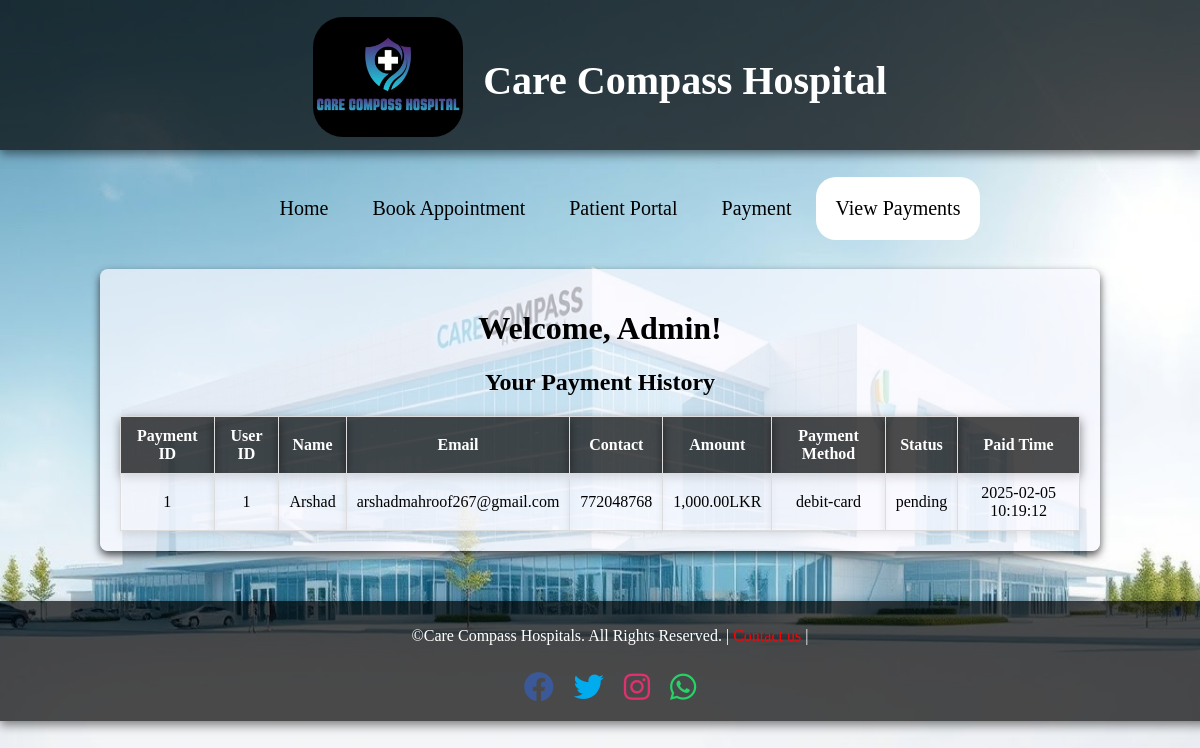
The app's page /viewpayments.php (signed in) with its own data.
### tables this page shows
CREATE TABLE `payments` (
  `payment_id` int(11) NOT NULL,
  `user_id` text NOT NULL,
  `name` text NOT NULL,
  `email` text NOT NULL,
  `contact` int(11) NOT NULL,
  `amount` int(11) NOT NULL,
  `payment_method` text NOT NULL,
  `status` enum('pending','confirmed','cancelled') NOT NULL,
  `paid_time` text NOT NULL DEFAULT current_timestamp()
);

### viewpayments.php (the view, shortened to what this page needs)
<?php
include('dbconnect.php');
?>
<!DOCTYPE html>
<html lang="en">
<head>
    <link rel="stylesheet" href="sheet.css" />
    <link href="https://cdnjs.cloudflare.com/ajax/libs/font-awesome/5.15.4/css/all.min.css" rel="stylesheet">
</head>
<body>
    <div class="head">
        <div class="image">
            <img src="images/Logo.jpeg" />
            <h1>Care Compass Hospital</h1>
        </div>
        <div class="sub">
            <ul>
                <li><a href="Home.php">Home</a></li>
                <li><a href="Appointment.php">Book Appointment</a></li>
                <li><a href="Portal.php">Patient Portal</a></li>
                <li><a href="Payment.php">Payment</a></li>
                <li class="active"><a href="viewpayments.php">View Payments</a></li>
            </ul>
        </div>
    </div>
    <div class="payments_details">
    <h1>Welcome, <?php echo htmlspecialchars($_SESSION['username']); ?>!</h1>
        <h2>Your Payment History</h2>
        <table border="1">
            <tr>
                <th>Payment ID</th>
                <th>User ID</th>
                <th>Name</th>
                <th>Email</th>
                <th>Contact</th>
                <th>Amount</th>
                <th>Payment Method</th>
                <th>Status</th>
                <th>Paid Time</th>
            </tr>
            <?php
            $user_id = $_SESSION['user_id'];
            $sql = "SELECT * FROM payments WHERE user_id = '$user_id' ORDER BY payment_id DESC";
            $result = $conn->query($sql);
            if ($result->num_rows > 0) {
                while ($row = $result->fetch_assoc()) {
                    echo "<tr>
                            <td>" . $row['payment_id'] . "</td>
                            <td>" . htmlspecialchars($row['user_id']) . "</td>
                            <td>" . htmlspecialchars($row['name']) . "</td>
                            <td>" . htmlspecialchars($row['email']) . "</td>
                            <td>" . htmlspecialchars($row['contact']) . "</td>
                            <td>" . number_format($row['amount'],2) . "LKR</td>
                            <td>" . htmlspecialchars($row['payment_method']) . "</td>
                            <td>" . htmlspecialchars($row['status']) . "</td>
                            <td>" . htmlspecialchars($row['paid_time']) . "</td>
                          </tr>";
                }
            } else {
                echo "<tr><td colspan='9'>No payments found.</td></tr>";
            }
            ?>
        </table>
    </div>
    <div class="footers">
        <p>&copy;Care Compass Hospitals. All Rights Reserved. |<a href="Contact.php">  Contact us  </a>|<?php if ($isLoggedIn): ?><a href="Logout.php"> Logout </a><?php endif; ?></p>
        <div class="social-media">
            <a href="https://www.facebook.com" target="_blank" class="social-icon"><i class="fab fa-facebook"></i></a>
            <a href="https://www.twitter.com" target="_blank" class="social-icon"><i class="fab fa-twitter"></i></a>
            <a href="https://www.instagram.com" target="_blank" class="social-icon"><i class="fab fa-instagram"></i></a>
            <a href="https://wa.me/yourphonenumber" target="_blank" class="social-icon"><i class="fab fa-whatsapp"></i></a>
        </div>
    </div>
</body>
</html>

### sheet.css (style rules this page uses)
.head { height: 150px; width: 100%; background-color: rgba(0, 0, 0, 0.7); color: white; display: inline-block; box-shadow: 0 4px 10px rgba(0, 0, 0, 0.5); }
.image { display: flex; margin-top: 17px; gap: 20px; justify-content: center; }
.image h1 { font-size: 40px; margin-top: 40px; }
.image img { height: 120px; width: 150px; border-radius: 30px; }
.sub { margin-top: 40px; text-align: center; }
.sub ul li { display: inline-block; padding: 20px; font-size: 20px; }
.sub ul li a { text-decoration: none; color: black; }
.sub ul li.active { background-color: white; border-radius: 20px; }
.footers { height: 100px; width: 100%; background-color: rgba(0, 0, 0, 0.7); color: white; text-align: center; box-shadow: 0 4px 10px rgba(0, 0, 0, 0.5); padding: 10px; }
.footers a { text-decoration: none; color: red; }
.social-media { display: flex; justify-content: center; gap: 20px; padding: 10px; }
.social-icon { font-size: 30px; color: #333; text-decoration: none; transition: all 0.3s ease; }
.social-icon:nth-child(1) { color: #3b5998; }
.social-icon:nth-child(2) { color: #00acee; }
.social-icon:nth-child(3) { color: #e1306c; }
.social-icon:nth-child(4) { color: #25d366; }
.view_appointment th, td { padding: 10px; text-align: center; border: 1px solid #ddd; }
.payments_details { width: 80%; margin: 50px auto; padding: 20px; background-color: rgba(248, 248, 255, 0.7); border-radius: 8px; box-shadow: 0 4px 8px rgba(0, 0, 0, 0.7); }
.payments_details h1 { text-align: center; }
.payments_details h2 { text-align: center; }
.payments_details table { width: 100%; border-collapse: collapse; }
.payments_details th, td { padding: 10px; text-align: center; border: 1px solid #ddd; }
.payments_details th { background-color: rgba(0, 0, 0, 0.7); box-shadow: 0 4px 10px rgba(0, 0, 0, 0.5); color: white; }
.payments_details td { background-color: rgba(248, 248, 255, 0.7); box-shadow: 0 4px 8px rgba(0, 0, 0, 0.1); }
.view_users th, td { padding: 10px; text-align: center; border: 1px solid #ddd; }
.view_Doctors th, td { padding: 10px; text-align: center; border: 1px solid #ddd; }

### records on screen
payments: payment_id "1", user "1", name "Arshad", email "arshadmahroof267@gmail.com", contact "772048768", amount "1,000.00", payment_method "debit-card", status "pending", paid_time "2025-02-05 10:19:12"

### other values on screen
$_SESSION['username'] "Admin"
